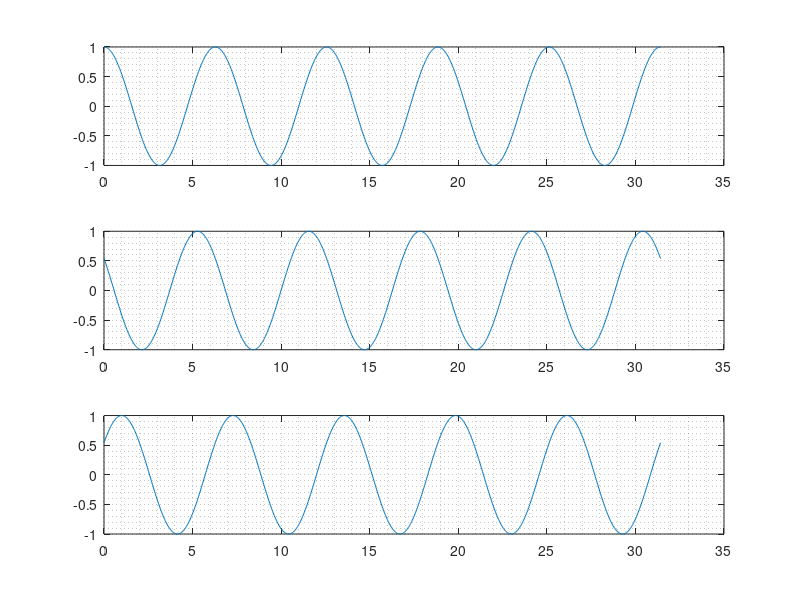

The MATLAB script that drew this image:
w=[0:pi/100:10*pi];
xw=cos(w);

%after shifting left
xwsl=cos(w+1);

%after shifting right
xwsr=cos(w-1);

figure(1)
clf

subplot(311)
plot(w,xw);
grid minor

subplot(312)
plot(w,xwsl);
grid minor

subplot(313)
plot(w,xwsr);
grid minor

return;
